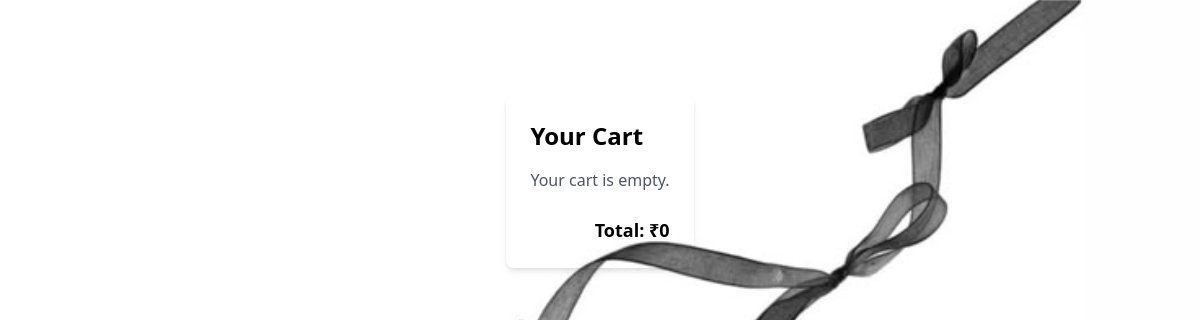
Before: /cart/cart/ (signed in) with the older database file.
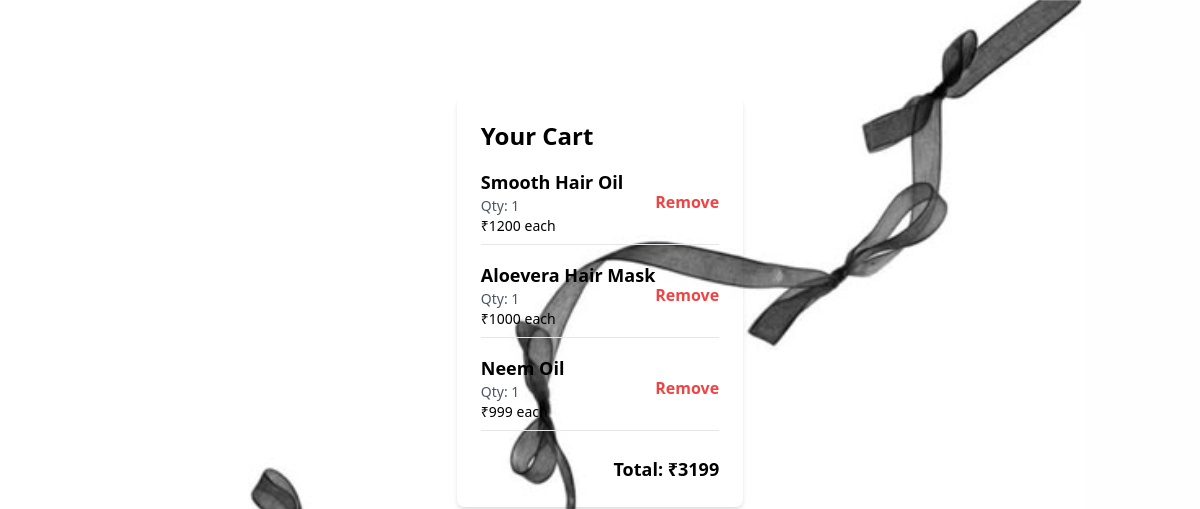
After: the same page with the newer database file.
### items/models.py (models this page shows, shortened)
class cart(models.Model):
    user=models.ForeignKey(User, on_delete=models.CASCADE)
    thing=models.ForeignKey(Item,on_delete=models.CASCADE)
    quantity=models.PositiveIntegerField(default=1)
    def total_price(self):
        return self.thing.price*self.quantity

class Item(models.Model):
    category=models.ForeignKey(Category, on_delete=models.CASCADE)
    image=models.ImageField(upload_to='items/')
    name=models.CharField(max_length=255)
    price=models.IntegerField()
    description=models.TextField()
    sold = models.BooleanField(default=False)

### items/views.py (the view)
# urls.py: path('cart/', views.cartview, name='cart'),
@login_required(login_url='login')
def cartview(request):
    cart_items=cart.objects.filter(user=request.user)
    total = sum(item.total_price() for item in cart_items)
    return render(request, 'items/cart.html', {'cart_items': cart_items, 'total': total})

### items/templates/items/cart.html (shortened to what this page needs)
{%load static%}
<!DOCTYPE html>
<html lang="en">
<head>
    <link href="https://cdn.jsdelivr.net/npm/tailwindcss@2.2.19/dist/tailwind.min.css" rel="stylesheet">
</head>
<body class="bg-cover flex items-center justify-center" style="background-image:url('{% static "images/design.jpeg" %}')"">
    {% block content %}
    <div class="max-w-2xl mx-auto p-6  mt-24  shadow-md rounded-lg">
        <h1 class="text-2xl font-bold mb-4">Your Cart</h1>
        {% for item in cart_items %}
            <div class="flex justify-between items-center mb-4 border-b pb-2">
                <div>
                    <p class="text-lg font-semibold">{{ item.thing.name }}</p>
                    <p class="text-sm text-gray-600">Qty: {{ item.quantity }}</p>
                    <p class="text-sm">₹{{ item.thing.price }} each</p>
                </div>
                <a href="{% url 'remove_from_cart' item.id %}" class="text-red-500 hover:text-red-700 font-semibold">Remove</a>
            </div>
        {% empty %}
            <p class="text-gray-600">Your cart is empty.</p>
        {% endfor %}
        <div class="text-right mt-6 text-lg font-bold">
            Total: ₹{{ total }}
        </div>
    </div>
    {% endblock %}
</body>
</html>

Changed rows visible on the page:
added cart: thing.name "Smooth Hair Oil", quantity "1", thing.price "1200"
added cart: thing.name "Aloevera Hair Mask", quantity "1", thing.price "1000"
added cart: thing.name "Neem Oil", quantity "1", thing.price "999"
Other visible differences:
{{ total }}: "0" → "3199"
text no longer shown: "Your cart is empty."
